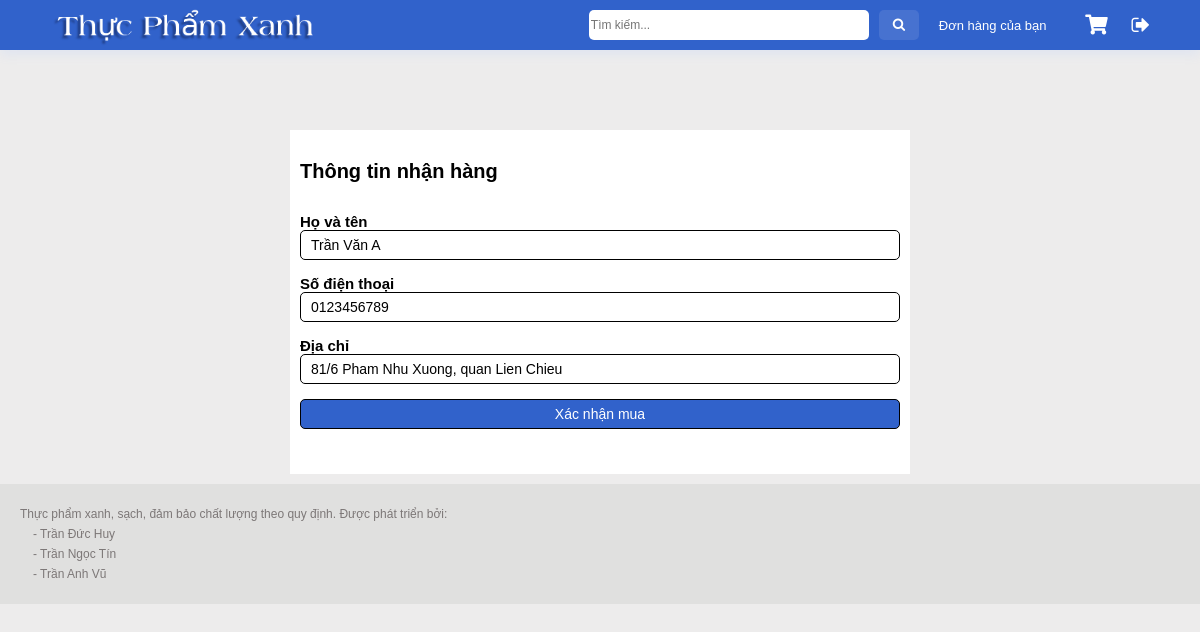
The app's page /order/ (signed in) with its own data.
### app_web/models.py (models this page shows)
class Customer(models.Model):
    user = models.OneToOneField(settings.AUTH_USER_MODEL, on_delete=models.CASCADE)
    name = models.CharField(max_length=255)
    phone = models.CharField(max_length=255, default='null')
    address = models.CharField(max_length=255, default='null')

### app_web/views.py (the view)
# urls.py: path('order/', views.order, name='order'),
@login_required(login_url='/user_login/')
def order(request):
    if request.method == 'POST':
        if request.user.is_authenticated:
            customer = Customer.objects.get(user=request.user)
            name = request.POST.get('name', '')
            phone = request.POST.get('phone', '')
            address = request.POST.get('address', '')
            customer.name = name
            customer.phone = phone
            customer.address = address
            customer.save()
            cart = json.loads(request.POST.get('cart_name', '{}'))
            total = 0
            for product_id, quantity in cart.items():
                product = Product.objects.get(id=product_id)
                total += product.price * quantity
            order = Order.objects.create(customer=customer, address=address, total=total, status='pending')
            for product_id, quantity in cart.items():
                product = Product.objects.get(id=product_id)
                OrderItem.objects.create(order=order, product=product, quantity=quantity, price=product.price)
            return redirect('purchase_history', status='all')
    else:
        customer = Customer.objects.get(user=request.user)
        context = {
            'customer': customer
        }
        return render(request, 'order.html', context)

### app_web/templates/order.html (shortened to what this page needs)
{% extends "base.html" %}
{% load static %}
{% block link_css %}
    <link rel="stylesheet" href="{% static 'css/order.css' %}">
{% endblock %}
{% block content %}
<main>
    <div class="title">
        <p>Thông tin nhận hàng</p>
    </div>
    <div class="container-info">
        <form action="{% url 'order' %}" method="post">
            <label for="name">Họ và tên</label>
            <input type="text" id="name" name="name" value="{{customer.name}}" required>
            <label for="phone">Số điện thoại</label>
            <input type="text" id="phone" name="phone" value="{{customer.phone}}" required>
            <label for="address">Địa chỉ</label>
            <input type="text" id="address" name="address" value="{{customer.address}}" required>
            <input type="submit" id="submit_form" class="submit-order" value="Xác nhận mua" onclick="done_submit()">
        </form>
    </div>
</main>
{% endblock %}

### app_web/static/css/base.css (style rules this page uses)
body { margin: 0; padding: 0; font-family: 'helvetica', Arial, sans-serif; background-color: #edecec; min-width: 1200px; }

### app_web/static/css/order.css (style rules this page uses)
main { padding: 10px 10px; width: 600px; margin:80px auto 10px; background: #fff; }
main .title { font-size: 20px; font-weight: 700; color: #000; margin-bottom: 30px; }
main .container-info { display: block; margin-bottom: 20px; }
main .container-info label { font-size: 15px; font-weight: 700; color: #000; }
main .container-info input { width: 100%; height: 30px; border: 1px solid #000; border-radius: 5px; padding: 0 10px; font-size: 14px; font-weight: 500; margin-bottom: 15px; }
.submit-order { background-color: rgb(49, 98, 203); color: #fff; padding: 15px 20px; border: none; border-radius: 5px; font-size: 17px; font-weight: 700; cursor: pointer; width: 100%; margin-bottom: 20px; }

### records on screen
Customer: name "Trần Văn A", phone "0123456789", address "81/6 Pham Nhu Xuong, quan Lien Chieu"
